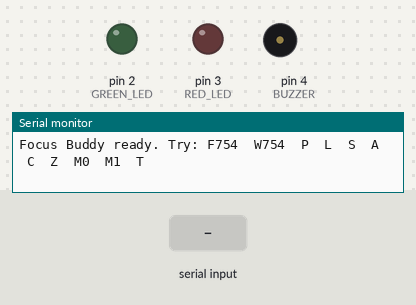
Bench run of a sketch on a simulated Arduino Mega 2560, built with avr-gcc and run on an emulated ATmega2560. On the bench: output pins drawn as LEDs (lit = HIGH), buzzer (waves = sounding, pin HIGH), the last lines printed to the serial monitor. The test bench sets the inputs (shaded band).

Above: at 2.8 s.
2.9 s: "L\n" received over Serial
At 3.15 s:
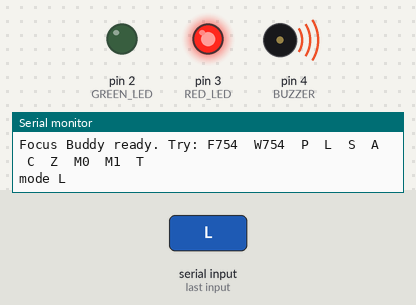
At 4.1 s:
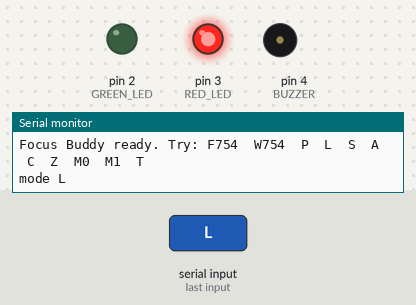
5.9 s: "E\n" received over Serial
At 9.6 s:
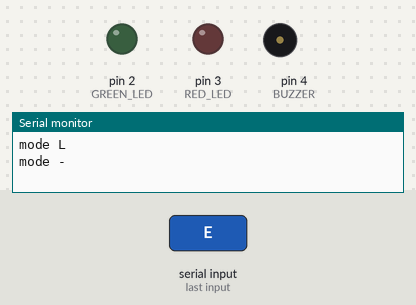
Timing chart, 0 to 11.1 s (numbered marks = the images above; inputs shaded):
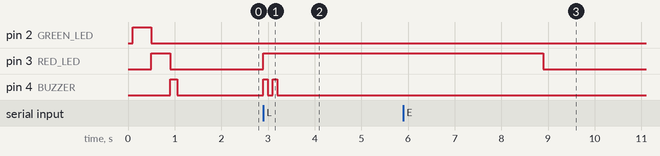

Measured:
- after the input at 2.9 s, pin 3 (RED_LED): LOW → HIGH at once; pin 4 (BUZZER): alternates HIGH for 0.10 s and LOW for 0.10 s, 4 changes in all, then stays LOW, starting at once
- after the input at 5.9 s, pin 3 (RED_LED): HIGH → LOW after 3.0 s instead of 0.00 s

The sketch:

focus_buddy_composer.ino
```cpp
/*
  Focus Buddy - Arduino Nano Every
  --------------------------------
  The laptop does the "seeing" (webcam + AI) and sends a short message over
  USB about once a second. This sketch turns those messages into lights,
  beeps and text on the MonkMakes 7-segment display.

  Wiring (see the breadboard guide):
    D2        -> resistor -> GREEN LED -> GND
    D3        -> resistor -> RED LED   -> GND
    D4        -> buzzer red wire        (black wire -> GND)
    D1 (TX1)  -> R1 -> middle -> R2 -> R3 -> GND   (three equal resistors)
                 display Rx -> middle   (turns the 5 V signal into ~3.3 V)
    3V3       -> display 3V
    GND       -> display GND

  Messages from the laptop, one per line, 115200 baud. You can also type
  these into the Serial Monitor (set it to "Newline") to test everything
  before you run the Python script:
    F<secs>  focused          e.g. F754 shows 12.34 (12 min 34 s of focus)
    W<secs>  warning          you've looked away a few seconds: red LED blinks
    P        phone spotted    "PHON", red LED, 3 quick beeps
    L        looking away     "EYES", red LED, 2 beeps
    S        eyes closed      "NAP",  red LED, 2 beeps
    A        away from desk   "GONE", red LED, no sound
    C        calibrating      "CAL",  green LED blinks
    Z        paused           "PAUS"
    E0..E4   escalation level from the Composer server (sets how loud/urgent the beeps are)
    M0 / M1  buzzer off / on
    T        run the light, beep and display test again
*/

const uint8_t GREEN_LED = 2;
const uint8_t RED_LED   = 3;
const uint8_t BUZZER    = 4;

const unsigned long LINK_TIMEOUT_MS = 3000;  // no message for 3 s = laptop script stopped

// The KPEG260 normally has its own oscillator, so HIGH = beep. If yours only
// clicks during the self-test, it's the plain "transducer" kind: set this to
// true and the Nano will drive it at its 3.5 kHz sweet spot instead.
const bool PASSIVE_BUZZER = false;

char mode = '-';                 // '-' means "waiting for the laptop"
long focusSeconds = 0;
int escLevel = -1;               // -1 = no level from the server, use the plain pattern
bool buzzerEnabled = true;
unsigned long lastMessageMs = 0;
unsigned long modeStartMs = 0;

char wanted[12] = "----";        // what the display should show
char shown[12]  = "";            // what it is showing right now
unsigned long lastDisplayMs = 0;

char line[16];                   // the message being received from the laptop
uint8_t lineLength = 0;


// ---------------------------------------------------------------- display
// The MonkMakes display listens on Serial1 (TX1 pin) at 9600 baud.
// ","      switches it to buffered mode,
// "    "   pushes the old characters out,
// text     only the last 4 characters are kept ('.' lights a decimal point
//          and doesn't use up a digit),
// ","      shows the new text.
void sendToDisplay(const char *text) {
  Serial1.print(",    ");
  Serial1.print(text);
  Serial1.print(',');
  strcpy(shown, text);
  lastDisplayMs = millis();
}

void setDisplay(const char *text) {
  strncpy(wanted, text, sizeof(wanted) - 1);
  wanted[sizeof(wanted) - 1] = '\0';
}

void updateDisplay() {
  if (strcmp(wanted, shown) == 0) return;          // nothing new to show
  if (millis() - lastDisplayMs < 100) return;      // give the display time between updates
  sendToDisplay(wanted);
}

void showFocusTime(unsigned long seconds) {
  char text[12];
  unsigned int minutes = (seconds / 60) % 10000;   // the display only has 4 digits
  unsigned int secs = seconds % 60;
  if (minutes < 100) {
    snprintf(text, sizeof(text), "%u.%02u", minutes, secs);   // 12.34 = 12 min 34 s
  } else {
    snprintf(text, sizeof(text), "%u", minutes);              // 125 = 125 minutes
  }
  setDisplay(text);
}


// ---------------------------------------------------------------- buzzer
void buzzer(bool on) {
  static bool isOn = false;
  if (on == isOn) return;               // only act when it changes
  isOn = on;
  if (PASSIVE_BUZZER) {
    if (on) tone(BUZZER, 3500); else noTone(BUZZER);
  } else {
    digitalWrite(BUZZER, on ? HIGH : LOW);
  }
}

void updateBuzzer(unsigned long now) {
  uint8_t beeps = 0;
  unsigned long every = 3000;
  if (escLevel >= 0) {
    // Composer server decides how urgent it is: 0-1 silent, then more and faster beeps
    switch (escLevel) {
      case 2: beeps = 1; every = 3000; break;
      case 3: beeps = 2; every = 2000; break;
      case 4: beeps = 4; every = 1000; break;
      default: beeps = 0;
    }
    if (mode == 'F' || mode == 'W' || mode == 'C' || mode == 'Z' || mode == '-') beeps = 0;
  } else if (mode == 'P') {
    beeps = 3;  every = 1500;           // phone: more insistent
  } else if (mode == 'L' || mode == 'S') {
    beeps = 2;  every = 3000;
  }

  bool on = false;
  if (buzzerEnabled && beeps > 0) {
    unsigned long t = (now - modeStartMs) % every;   // where we are in this cycle
    if (t < beeps * 200UL) {
      on = (t % 200) < 100;                          // 100 ms beep, 100 ms gap
    }
  }
  buzzer(on);
}


// ---------------------------------------------------------------- modes
void setMode(char newMode) {
  if (newMode == mode) return;
  mode = newMode;
  modeStartMs = millis();
  Serial.print("mode ");
  Serial.println(mode);
}

void updateOutputs() {
  unsigned long now = millis();
  bool blink = (now / 250) % 2;        // flips every 250 ms
  bool green = false;
  bool red = false;

  switch (mode) {
    case 'F': green = true;   showFocusTime(focusSeconds); break;
    case 'W': red = blink;    showFocusTime(focusSeconds); break;
    case 'P': red = true;     setDisplay("PHON");          break;
    case 'L': red = true;     setDisplay("EYES");          break;
    case 'S': red = true;     setDisplay("NAP");           break;
    case 'A': red = true;     setDisplay("GONE");          break;
    case 'C': green = blink;  setDisplay("CAL");           break;
    case 'Z':                 setDisplay("PAUS");          break;
    default:                  setDisplay("----");          break;  // waiting for laptop
  }

  digitalWrite(GREEN_LED, green ? HIGH : LOW);
  digitalWrite(RED_LED, red ? HIGH : LOW);
  updateBuzzer(now);
}


// ---------------------------------------------------------------- self test
void selfTest() {
  sendToDisplay("8.8.8.8.");                 // every segment on
  digitalWrite(GREEN_LED, HIGH);  delay(400);
  digitalWrite(GREEN_LED, LOW);
  digitalWrite(RED_LED, HIGH);    delay(400);
  digitalWrite(RED_LED, LOW);
  buzzer(true);                   delay(150);
  buzzer(false);
  sendToDisplay("HI");
  delay(600);
}


// ---------------------------------------------------------------- laptop link
void handleMessage(char *msg) {
  char command = toupper(msg[0]);
  long number = atol(msg + 1);
  if (number < 0) number = 0;

  switch (command) {
    case 'F':
    case 'W':
      focusSeconds = number;
      setMode(command);
      break;
    case 'P': case 'L': case 'S': case 'A': case 'C': case 'Z':
      setMode(command);
      break;
    case 'E':
      escLevel = constrain(number, 0, 4);
      break;
    case 'M':
      buzzerEnabled = (number != 0);
      Serial.println(buzzerEnabled ? "buzzer on" : "buzzer off");
      break;
    case 'T':
      selfTest();
      break;
    default:
      return;                               // not one of ours: ignore it
  }
  lastMessageMs = millis();
}

void readLaptop() {
  while (Serial.available() > 0) {
    char c = Serial.read();
    if (c == '\n' || c == '\r') {
      if (lineLength > 0) {
        line[lineLength] = '\0';
        handleMessage(line);
        lineLength = 0;
      }
    } else if (lineLength < sizeof(line) - 1) {
      line[lineLength++] = c;
    }
  }
}


// ---------------------------------------------------------------- main
void setup() {
  pinMode(GREEN_LED, OUTPUT);
  pinMode(RED_LED, OUTPUT);
  pinMode(BUZZER, OUTPUT);

  Serial.begin(115200);       // USB link to the laptop
  Serial1.begin(9600);        // TX1 pin -> voltage divider -> display
  delay(100);                 // the display needs a moment before the first message
  Serial1.print('/');         // clear the display

  selfTest();
  Serial.println("Focus Buddy ready. Try: F754  W754  P  L  S  A  C  Z  M0  M1  T");
}

void loop() {
  readLaptop();
  if (mode != '-' && millis() - lastMessageMs > LINK_TIMEOUT_MS) {
    setMode('-');             // laptop went quiet
    escLevel = -1;
  }
  updateOutputs();
  updateDisplay();
}
```
